Frame 1 (no input): blank canvas, image omitted
Frame 60 (the mouse pressed at the canvas centre just before this capture): blank canvas, image omitted
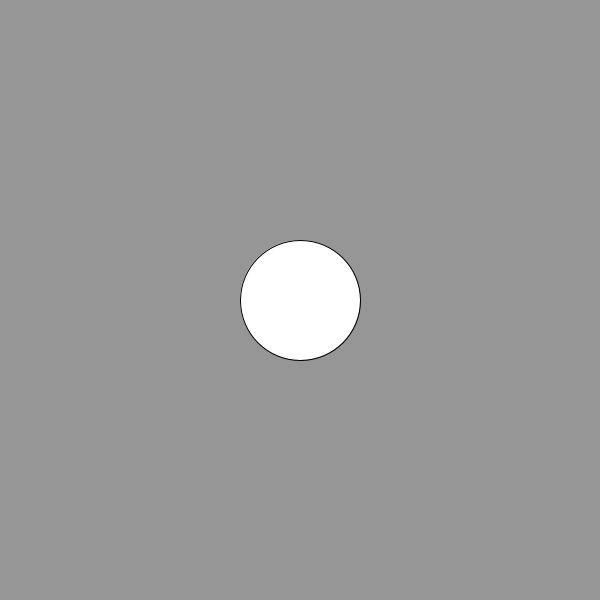
Frame 120 (the mouse held since frame 60 and released just before this capture)

The Processing sketch whose frames 1 and 60 were blank and that drew this single picture after the mouse press (run headless with seeded random() and noise(); from frame 60 on, the mouse is pressed at the canvas centre):

// Processing sketch: sketch_16
// ── sketch_16.pde
ArrayList<Circle> circles = new ArrayList<Circle>();

void setup() {
  size(600, 600);
  
}

void draw() {
  background(150);
  for (int i = 0; i < circles.size(); i++) {
    Circle c = circles.get(i);
    c.update();
    c.display();
  }
}

void mousePressed() {
  circles.add(new Circle(mouseX, mouseY));
}

class Circle {
  float x;
  float y;
  float d;
  float incr;
  float maxSize;

  Circle(float x, float y) {
    this.x = x;
    this.y = y;
    this.d = 0;
    this.incr = 2;
    this.maxSize = 150;
  }

  void update() {
    if (d > maxSize || d < 0) {
      incr = -incr;
    }
    d += incr;
  }

  void display() {
    ellipse(x, y, d, d);
  }
}
